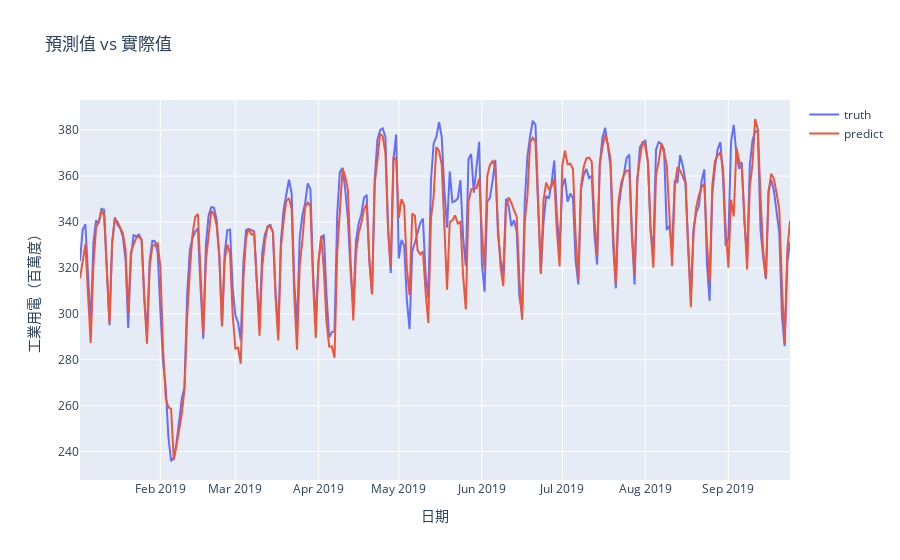

This figure's notebook cell:
### Code cell
ground_truth = go.Scatter(x=date_range, y=np.reshape(test_trurh, (test_trurh.shape[0])), name='truth')
predict_answer = go.Scatter(x=date_range, y=np.reshape(mean_test, (mean_test.shape[0])), name='predict')
layout = go.Layout(
    title = '預測值 vs 實際值',
    xaxis = dict(title = '日期'),
    yaxis = dict(title = '工業用電（百萬度）')
)
fig = go.Figure(data=[ground_truth, predict_answer], layout=layout)
iplot(fig)

### Figure 1 — Plotly figure (JSON) as saved in the notebook; plotly's stock layout.template omitted (floating-point values rounded to 4 significant figures; data arrays with more than 128 entries replaced by an {"elided": "..."} marker saying what was removed)
{"data": [{"name": "truth", "type": "scatter", "x": {"elided": "266 str values"}, "y": {"elided": "266 float values"}}, {"name": "predict", "type": "scatter", "x": {"elided": "266 str values"}, "y": {"elided": "266 float values"}}], "layout": {"title": {"text": "預測值 vs 實際值"}, "xaxis": {"title": {"text": "日期"}}, "yaxis": {"title": {"text": "工業用電（百萬度）"}}}}
